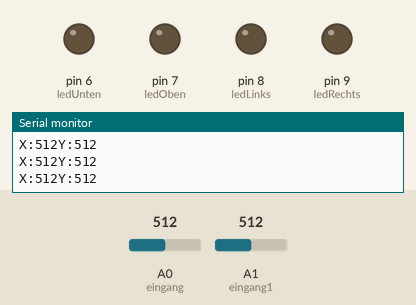
The sketch below on a simulated Arduino Uno, built with avr-gcc and run on an emulated ATmega328P. Parts: output pins drawn as LEDs (lit = HIGH), the last lines printed to the serial monitor. The inputs (shaded band) are chosen by the test bench; at power-on: A0 (eingang) = 512, A1 (eingang1) = 512.

Above: at 1.2 s.
1.3 s: A0 (eingang) set to 21
2.8 s: A0 (eingang) set to 17
At 3.9 s:
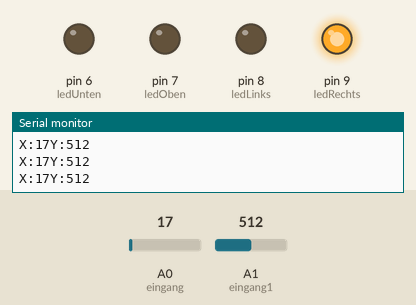
4.3 s: A1 (eingang1) set to 22
5.8 s: A1 (eingang1) set to 18
At 6.8 s:
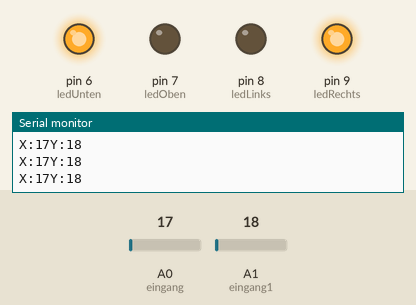
7.3 s: A0 (eingang) set to 122
At 8.2 s:
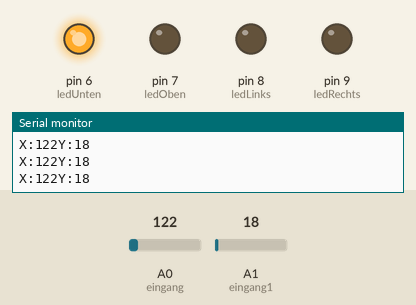
8.8 s: A1 (eingang1) set to 1020
At 9.7 s:
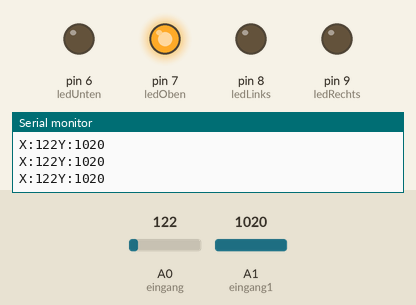
Timing chart, 0 to 11.3 s (numbered marks = the images above; inputs shaded):
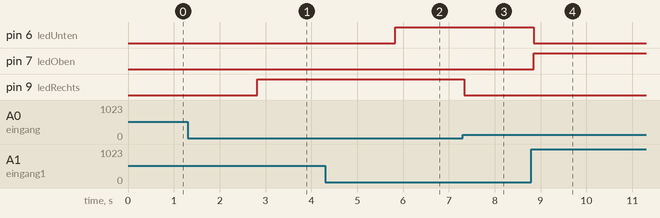

Measured:
- the behaviour switches between 20 and 19 on A0 (eingang) (found by bisection; images 0 and 1)
- the behaviour switches between 20 and 19 on A1 (eingang1) (found by bisection; images 1 and 2)
- after the input at 2.8 s, pin 9 (ledRechts): LOW → HIGH at once
- after the input at 5.8 s, pin 6 (ledUnten): LOW → HIGH at once
- after the input at 7.3 s, pin 9 (ledRechts): HIGH → LOW at once
- after the input at 8.8 s, pin 6 (ledUnten): HIGH → LOW after 0.05 s; pin 7 (ledOben): LOW → HIGH after 0.05 s

The sketch:

Poti_Analog.ino
```cpp
int ledUnten = 6;
int ledOben = 7;
int ledLinks = 8;
int ledRechts = 9;
int sensorWertX = 0;
int sensorWertY = 0;
int eingang = A0;
int eingang1 = A1;

void setup() {
  // Definieren der LEDs
  pinMode(ledUnten, OUTPUT);
  pinMode(ledOben, OUTPUT);
  pinMode(ledLinks, OUTPUT);
  pinMode(ledRechts, OUTPUT);
  Serial.begin(9600);
}

void loop() {
  int sensorWertX = analogRead(eingang);
  Serial.print("X:");
  Serial.print(sensorWertX, DEC);
    if (sensorWertX > 1010)
      {
        digitalWrite(ledLinks, HIGH);
      }

    if (sensorWertX < 1010)
      {
        digitalWrite(ledLinks, LOW);
      }

    if (sensorWertX < 20)
       {
         digitalWrite(ledRechts, HIGH);
       }

    if (sensorWertX > 20)
      {
        digitalWrite(ledRechts, LOW);
      }

  sensorWertY = analogRead(eingang1);
  Serial.print("Y:");
  Serial.print(sensorWertY, DEC);
  Serial.print("\n");
    if(sensorWertY > 1010)
      {
        digitalWrite(ledOben, HIGH);
      }

    if(sensorWertY > 1010)
      {
        digitalWrite(ledUnten, LOW);
      }

    if(sensorWertY > 20)
      {
        digitalWrite(ledUnten, LOW);
      }

    if(sensorWertY < 20)
      {
        digitalWrite(ledUnten, HIGH);
      }

  delay(100);
}
```
